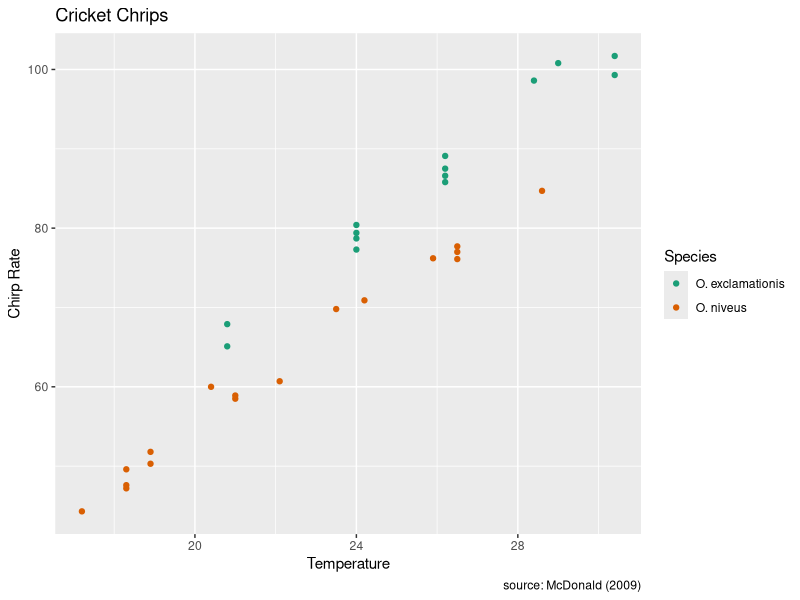
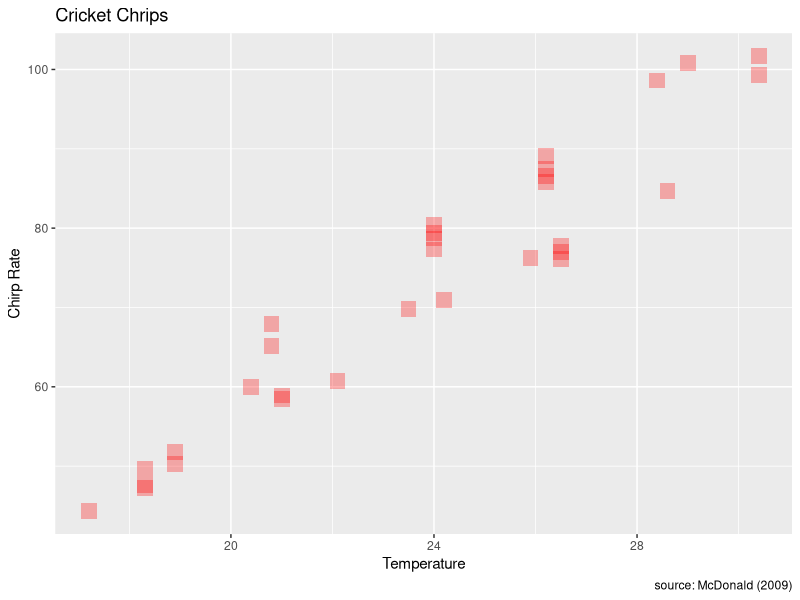
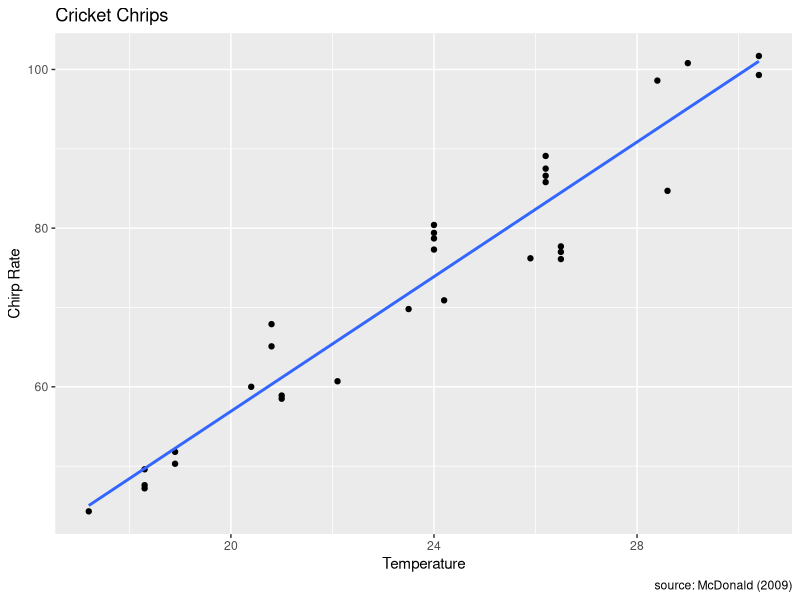
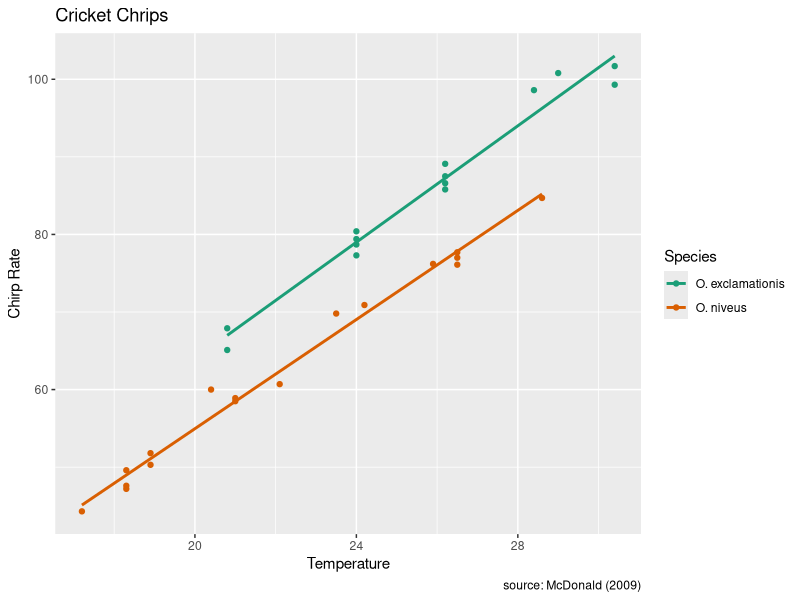
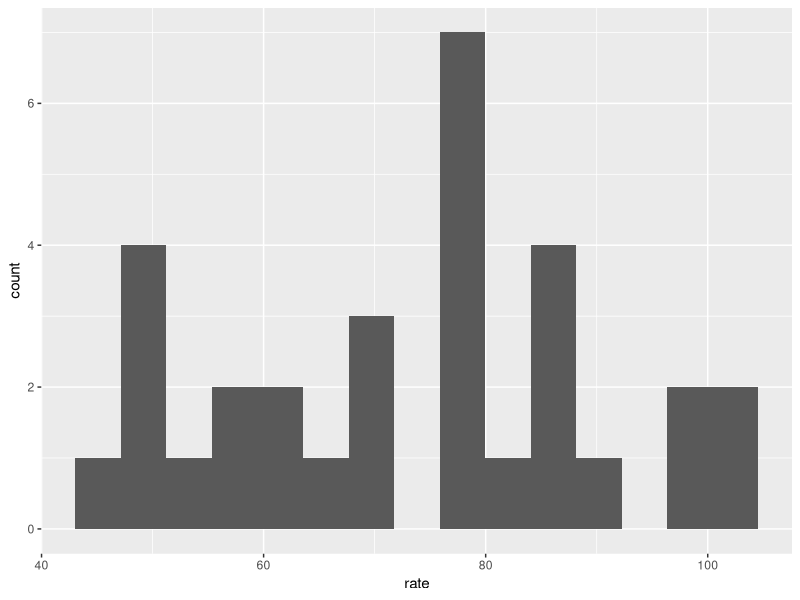
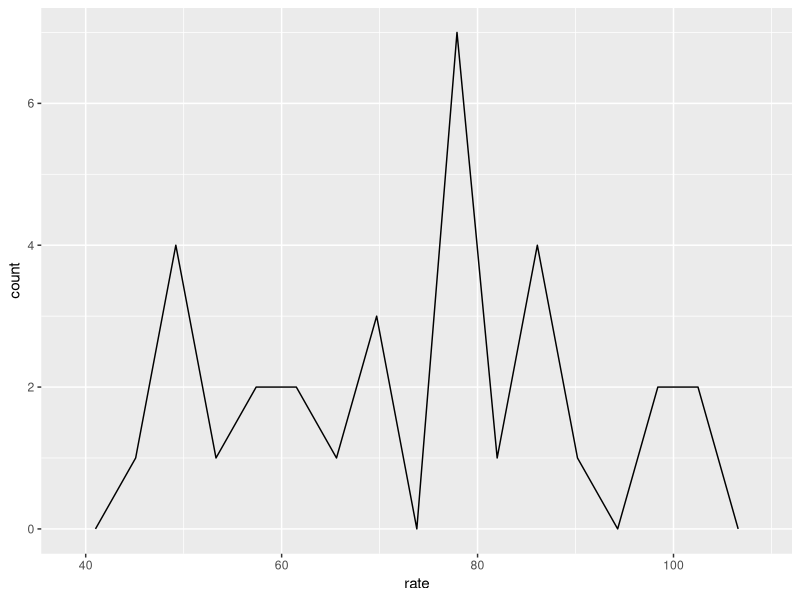
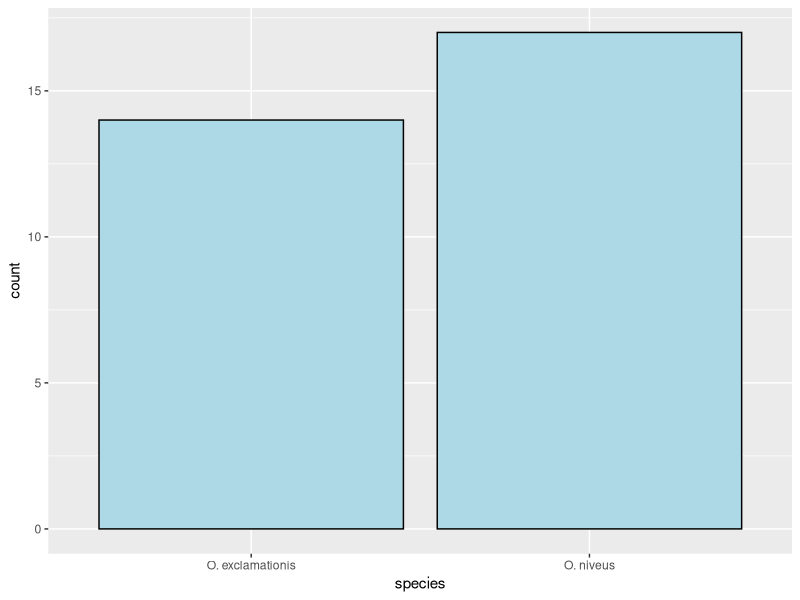
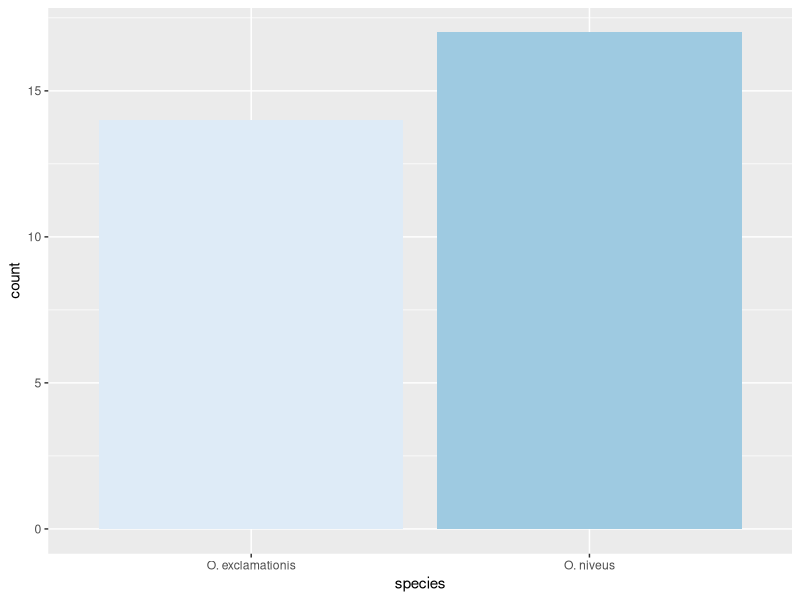

These figures' R source, in order:
library(tidyverse)
library(modeldata)
View(crickets)

#Basic chart

ggplot(crickets, aes(x = temp, 
                     y = rate,
                     color = species)) +  
  geom_point()+
  labs(x = "Temperature",
       y = "Chirp Rate",
       title = "Cricket Chrips",
       color = "Species",
       caption = "source: McDonald (2009)") +
  scale_color_brewer(palette = "Dark2")
  
#Modifying basic properties of the plot

ggplot(crickets, aes(x = temp, 
                     y = rate,
                     color = species)) + 
geom_point(color = "red", size = 5, alpha = .3, shape = "square")+
  labs(x = "Temperature",
       y = "Chirp Rate",
       title = "Cricket Chrips",
       color = "Species",
       caption = "source: McDonald (2009)") +
  scale_color_brewer(palette = "Dark2")


#Adding another layer

ggplot(crickets, aes(x = temp, 
                     y = rate)) +  
  geom_point() +
  geom_smooth(method = "lm", se = FALSE) +
  labs(x = "Temperature",
       y = "Chirp Rate",
       title = "Cricket Chrips",
       caption = "source: McDonald (2009)") +
  scale_color_brewer(palette = "Dark2")

ggplot(crickets, aes(x = temp, 
                     y = rate,
                     color = species)) +  
  geom_smooth(method = "lm", se = FALSE)+
  geom_point()+
  labs(x = "Temperature",
       y = "Chirp Rate",
       title = "Cricket Chrips",
       color = "Species",
       caption = "source: McDonald (2009)") +
  scale_color_brewer(palette = "Dark2")


#Other

ggplot(crickets, aes(x=rate)) +
  geom_histogram(bins = 15) #one quantitative

ggplot(crickets, aes(x=rate)) +
  geom_freqpoly(bins = 15) #one quantitative

ggplot(crickets, aes(x = species)) + geom_bar(color = "black",fill = "lightblue")

ggplot(crickets, aes(x=species, fill = species)) +
  geom_bar(show.legend = FALSE) +
  scale_fill_brewer()

#One quantitative and one categorical label

ggplot(crickets, aes(x = species,
                     y = rate,
                     color = species)) +
  geom_boxplot(show.legend = F) + scale_color_brewer(palette = "Dark2")+
  theme_minimal()

#faceting

ggplot(crickets, aes(x=rate,
                     fill = species)) +
  geom_histogram(bins = 15) +
  scale_fill_brewer(palette = "Dark2")

ggplot(crickets, aes(x=rate,
                     fill = species)) + 
  geom_histogram(bins = 15, show.legend = F) +
  facet_wrap(~species,
             ncol = 1)
  scale_fill_brewer(palette = "Dark2")
  
